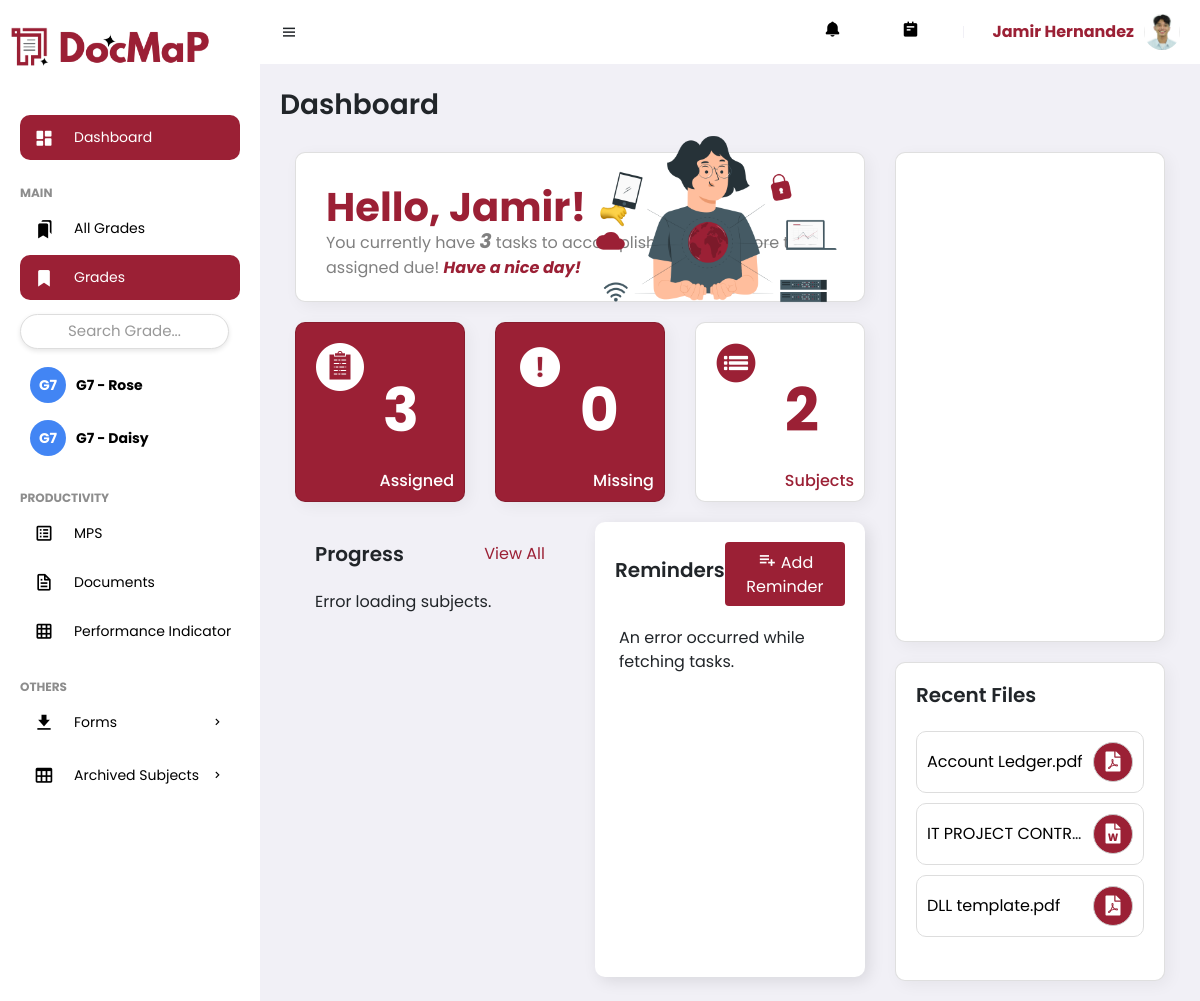
/dash.php (signed in), run on the app's committed database.
### tables this page shows
CREATE TABLE `feedcontent` (
  `ContentID` int(11) NOT NULL,
  `dept_ID` int(11) NOT NULL,
  `Title` varchar(255) NOT NULL,
  `Captions` text DEFAULT NULL,
  `ContentCode` varchar(255) DEFAULT NULL,
  `ContentColor` varchar(255) NOT NULL DEFAULT '#9b2035'
);

CREATE TABLE `useracc` (
  `UserID` int(11) NOT NULL,
  `Username` varchar(255) NOT NULL,
  `Password` varchar(255) NOT NULL,
  `fname` varchar(255) NOT NULL,
  `mname` varchar(255) NOT NULL,
  `lname` varchar(255) NOT NULL,
  `bday` date NOT NULL,
  `mobile` varchar(255) NOT NULL,
  `sex` enum('Male','Female') NOT NULL,
  `address` text NOT NULL,
  `email` varchar(255) NOT NULL,
  `profile` varchar(255) DEFAULT 'profile.jpg',
  `date_registered` timestamp NOT NULL DEFAULT current_timestamp(),
  `Status` enum('Pending','Approved','Rejected') NOT NULL,
  `role` enum('Admin','Department Head','Teacher') NOT NULL DEFAULT 'Teacher',
  `Rank` varchar(255) DEFAULT NULL,
  `dept_ID` int(11) DEFAULT NULL
);

CREATE TABLE `documents` (
  `DocuID` int(11) NOT NULL,
  `GradeLevelFolderID` int(11) DEFAULT NULL,
  `UserFolderID` int(11) DEFAULT NULL,
  `UserID` int(11) NOT NULL,
  `ContentID` int(11) NOT NULL,
  `TaskID` int(11) NOT NULL,
  `name` varchar(255) NOT NULL,
  `mimeType` varchar(255) NOT NULL,
  `size` int(11) NOT NULL,
  `uri` varchar(255) NOT NULL,
  `Status` int(11) NOT NULL,
  `TimeStamp` timestamp NOT NULL DEFAULT current_timestamp()
);

### dash.php (the view, shortened to what the rows shown need)
<?php
include 'connection.php';
$user_id = $_SESSION['user_id'];
$sql_user = "SELECT * FROM useracc WHERE UserID = ?";
if ($stmt_user = $conn->prepare($sql_user)) {
    $stmt_user->bind_param("i", $user_id);
    $stmt_user->execute();
    $result_user = $stmt_user->get_result();
    $ufname = '';
    if ($result_user->num_rows > 0) {
        $row = $result_user->fetch_assoc();
        $ufname = $row['fname'];
    }
} else {
    echo "Error preparing user query";
}
$sql_documents = "SELECT * FROM documents WHERE UserID = ? ORDER BY Timestamp DESC LIMIT 10";
if ($stmt_documents = $conn->prepare($sql_documents)) {
    $stmt_documents->bind_param("i", $user_id);
    $stmt_documents->execute();
    $result_documents = $stmt_documents->get_result();
    $documents = [];
    while ($row = $result_documents->fetch_assoc()) {
        $documents[] = [
            'name' => $row['name'],
            'timestamp' => $row['TimeStamp'],
            'size' => $row['size'],
            'mimetype' => $row['mimeType'],
            'uri' => $row['uri'],
        ];
    }
} else {
    echo "Error preparing documents query";
}
$sql_feedcontent_count = "SELECT COUNT(fs.ContentID) AS contentCount
                          FROM feedcontent fs
                          INNER JOIN usercontent uc ON fs.ContentID = uc.ContentID
                          WHERE uc.UserID = ? AND uc.Status = 1";
if ($stmt_feedcontent_count = $conn->prepare($sql_feedcontent_count)) {
    $stmt_feedcontent_count->bind_param("i", $user_id);
    $stmt_feedcontent_count->execute();
    $result_feedcontent_count = $stmt_feedcontent_count->get_result();
    $contentCount = 0;
    if ($row = $result_feedcontent_count->fetch_assoc()) {
        $contentCount = $row['contentCount'];
    }
} else {
    echo "Error preparing feedcontent count query";
}
$sql_assigned_count = "SELECT COUNT(ut.TaskID) AS assignedCount
FROM task_user ut
INNER JOIN tasks ts ON ut.TaskID = ts.TaskID
WHERE ut.UserID = ?
  AND ut.Status = 'Assigned'
  AND ts.Type = 'Task'";
if ($stmt_assigned_count = $conn->prepare($sql_assigned_count)) {
    $stmt_assigned_count->bind_param("i", $user_id);
    $stmt_assigned_count->execute();
    $result_assigned_count = $stmt_assigned_count->get_result();
    $assignedCount = 0;
    if ($row = $result_assigned_count->fetch_assoc()) {
        $assignedCount = $row['assignedCount'];
    }
} else {
    echo "Error preparing assigned tasks count query";
}
?>
<!DOCTYPE html>
<html lang="en">
<head>
    <link href='https://unpkg.com/boxicons@2.0.9/css/boxicons.min.css' rel='stylesheet'>
    <link href="https://stackpath.bootstrapcdn.com/bootstrap/4.5.2/css/bootstrap.min.css" rel="stylesheet">
    <link rel="stylesheet" href="https://cdnjs.cloudflare.com/ajax/libs/font-awesome/5.15.4/css/all.min.css">
    <link rel="stylesheet" href="assets/css/styles.css">
    <link rel="stylesheet" href="https://cdnjs.cloudflare.com/ajax/libs/fullcalendar/3.10.2/fullcalendar.min.css">
</head>
<body>
    <section id="sidebar">
        <?php include 'navbar.php'; ?>
    </section>
    <section id="content">
        <?php include 'topbar.php'; ?>
        <main>
            <h1 class="title">Dashboard</h1>
            <div class="container-fluid">
                <div class="row">
                    <div class="col-md-8">
                        <div class="row">
                            <div class="col-md-12">
                                <div class="info-data">
                                    <div class="card" style="background-color: ; height: 150px; position: relative; padding: 10px; border-radius: 10px; box-shadow: 4px 4px 16px rgba(0, 0, 0, .05);">
                                        <div style="padding: 20px;">
                                            <h1 style="font-weight: bold; color: #9b2035; margin-bottom: -5px;">
                                                Hello, <?php echo htmlspecialchars($ufname); ?>!
                                            </h1>
                                            <?php
                                                if ($assignedCount == 0 && $contentCount == 0) {
                                                    echo '<p style="color: grey; font-size:16px; margin-top:20px;">
                                                            <em style="font-weight:bold; color:#9b2035">Hello there!</em> Start adding grades to start your journey!
                                                        </p>';
                                                } elseif ($assignedCount == 0) {
                                                    echo '<p style="color: grey; font-size:16px; margin-top:20px;">
                                                            You have <em style="font-weight:bold; font-size:20px;">no</em> tasks to accomplish!
                                                            <em style="font-weight:bold; color:#9b2035">Good Job!</em>
                                                        </p>';
                                                } else {
                                                    echo '<p style="color: grey; font-size:16px;">
                                                            You currently have <em style="font-weight:bold; font-size:20px;">' . htmlspecialchars($assignedCount) . '</em> tasks to accomplish.
                                                            Finish it before the <br>assigned due!
                                                            <em style="font-weight:bold; color:#9b2035">Have a nice day!</em>
                                                        </p>';
                                                }
                                            ?>
                                        </div>
                                    </div>
                                </div>
                            </div>
                        </div>
                    </div>
                    <div class="col-md-4">
                        <div class="info-data">
                            <div class="row">
                                <div class="col-md-12">
                                    <div class="card new-container">
                                        <ul style="max-height:auto;overflow-y:auto;padding-left:0;list-style-type:none;">
                                            <?php if (empty($documents)): ?>
                                                <li>
                                                    <p style="color:grey;font-size:16px;margin-top:20px;">No documents found.</p>
                                                </li>
                                            <?php else: ?>
                                                <?php foreach ($documents as $document): ?>
                                                    <li class="document-container">
                                                        <div class="document-content">
                                                            <span class="document-name">
                                                                <?php
                                                                    $fileName = htmlspecialchars($document['name']);
                                                                    $displayName = strstr($fileName, '_') ? substr(strstr($fileName, '_'), 1) : $fileName;
                                                                    $documentPath = 'Documents/' . $fileName;
                                                                    echo '<a href="' . $documentPath . '" target="_blank" style="text-decoration:none;color:black;">' . $displayName . '</a>';
                                                                ?>
                                                            </span>
                                                            <div class="file-icon">
                                                                <?php
                                                                    $fileExtension = pathinfo($document['name'], PATHINFO_EXTENSION);
                                                                    switch (strtolower($fileExtension)) {
                                                                        case 'pdf':
                                                                            echo '<i class="fas fa-file-pdf"></i>';
                                                                            break;
                                                                        case 'doc':
                                                                        case 'docx':
                                                                            echo '<i class="fas fa-file-word"></i>';
                                                                            break;
                                                                    }
                                                                ?>
                                                            </div>
                                                        </div>
                                                    </li>
                                                <?php endforeach; ?>
                                            <?php endif; ?>
                                        </ul>
                                    </div>
                                </div>
                            </div>
                        </div>
                    </div>
                </div>
            </div>
        </main>
    </section>
</body>
</html>

### navbar.php (shortened to what the rows shown need)
<ul class="side-menu">
    <li>
        <ul class="side-dropdown1" id="subjectList">
        <?php
        include 'connection.php';
        $user_id = $_SESSION['user_id'];
        $sql_subjects = "SELECT fs.ContentID, fs.Title, fs.Captions, fs.ContentColor
                        FROM feedcontent fs
                        INNER JOIN usercontent uc ON fs.ContentID = uc.ContentID
                        WHERE uc.UserID = $user_id AND uc.Status=1";
        $result_subjects = mysqli_query($conn, $sql_subjects);
        if (mysqli_num_rows($result_subjects) > 0) {
            while ($row_subject = mysqli_fetch_assoc($result_subjects)) {
                $subject_id = $row_subject['ContentID'];
                $subject_name = $row_subject['Title'] . ' - ' . $row_subject['Captions'];
                $content_color = htmlspecialchars($row_subject['ContentColor']);
                $words = explode(' ', $subject_name);
                $initials = strtoupper(substr($words[0], 0, 1));
                if (isset($words[1]) && is_numeric($words[1])) {
                    $initials .= $words[1];
                } else {
                    $initials .= strtoupper(substr($words[1], 0, 1));
                }
                $short_subject_name = preg_replace('/Grade\s+(\d+)/i', 'G$1', $subject_name);
                echo "<li>";
                echo "<div class='subject-container'>";
                echo "<div class='initial-circle' style='background-color: $content_color;'>$initials</div>";
                echo "<a href='tasks.php?content_id=$subject_id' class='subject-name' style='background-color: transparent;'>$short_subject_name</a>";
                echo "</div>";
                echo "</li>";
            }
        } else {
            echo "<li><a href='#'>No subjects found</a></li>";
        }
        ?>
        </ul>
    </li>
</ul>

### topbar.php (shortened to what the rows shown need)
<nav>
    <div class="profile">
        <?php
        include 'connection.php';
        if (isset($_SESSION['user_id'])) {
            $userId = $_SESSION['user_id'];
            $sql = "SELECT Profile, CONCAT(Fname, ' ', Lname) AS fullname FROM useracc WHERE UserID = ?";
            $stmt = $conn->prepare($sql);
            if ($stmt) {
                $stmt->bind_param("s", $userId);
                $stmt->execute();
                $stmt->bind_result($profileImage, $fullName);
                $profileImagePath = "img/UserProfile/" . $profileImage;
                if (file_exists($profileImagePath)) {
                    echo "<span class='user-name'>{$fullName}</span>";
                    echo "<img src='{$profileImagePath}' alt='Profile Image' class='profile-image'>";
                } else {
                    echo "<span class='user-name'>{$fullName}</span>";
                    echo "<img src='default_profile_image.jpg' alt='Profile Image' class='profile-image'>";
                }
            } else {
                echo "Error preparing statement: " . $conn->error;
            }
        } else {
            echo "User not logged in.";
        }
        ?>
    </div>
</nav>

### data on the page
feedcontent: initials "G7", short_subject_name "G7 - Rose"
feedcontent: initials "G7", short_subject_name "G7 - Daisy"
useracc: profile (picture), fname "Jamir"
documents: name "Account Ledger.pdf"
documents: name "IT PROJECT CONTR…"
documents: name "DLL template.pdf"

### other printed values
$fullName "Jamir Hernandez"
$assignedCount "3"
$missingCount "0"
$contentCount "2"
